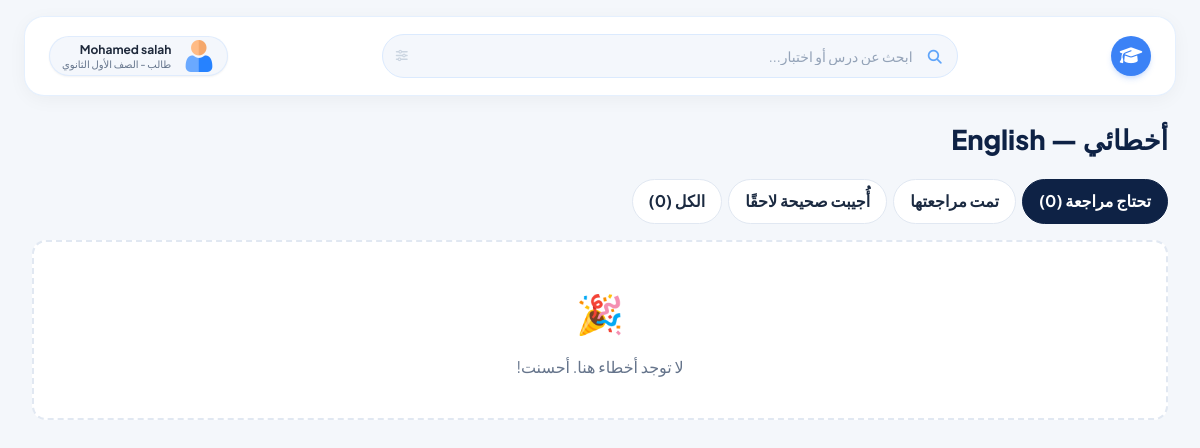
Page /student/t/T862390/mistakes/ (signed in) on the committed database.
### accounts/models.py (models this page shows, shortened)
class User(AbstractBaseUser, PermissionsMixin):
    ROLES = [("student", "طالب"), ("teacher", "مدرّس"), ("owner", "مالك المنصة"), ("staff", "فريق الإدارة")]
    STAFF_ROLES = [("support", "دعم فني"), ("finance", "مالية"), ("content", "مسؤول محتوى")]
    phone = models.CharField("رقم الهاتف", max_length=11, unique=True, validators=[phone_validator])
    full_name = models.CharField("الاسم الكامل", max_length=150)
    name_ar = models.CharField("الاسم بالعربية (كما سُجّل)", max_length=150, blank=True)
    role = models.CharField("الدور", max_length=10, choices=ROLES, default="student")
    staff_role = models.CharField("صلاحية الفريق", max_length=10, choices=STAFF_ROLES, blank=True)
    is_active = models.BooleanField("مفعّل", default=True)
    is_staff = models.BooleanField(default=False)
    date_joined = models.DateTimeField(default=timezone.now)
    objects = UserManager()
    USERNAME_FIELD = "phone"
    REQUIRED_FIELDS = ["full_name"]
    class Meta:
        verbose_name = "مستخدم"

class StudentProfile(models.Model):
    GRADES = [(1, "الصف الأول الثانوي"), (2, "الصف الثاني الثانوي"), (3, "الصف الثالث الثانوي"),
              (4, "الصف الأول الإعدادي"), (5, "الصف الثاني الإعدادي"), (6, "الصف الثالث الإعدادي")]
    user = models.OneToOneField(User, on_delete=models.CASCADE, related_name="student_profile")
    student_number = models.PositiveIntegerField("رقم الطالب (ID)", unique=True, null=True, blank=True, editable=False)
    parent_phone = models.CharField("رقم ولي الأمر", max_length=11, validators=[phone_validator])
    grade = models.PositiveSmallIntegerField("المرحلة الدراسية", choices=GRADES)
    avatar = models.ImageField("الصورة الشخصية", upload_to="avatars/", blank=True)

class TeacherProfile(models.Model):
    user = models.OneToOneField(User, on_delete=models.CASCADE, related_name="teacher_profile")
    teacher_code = models.CharField("رقم المدرّس (Teacher ID)", max_length=10, unique=True, blank=True)
    slug = models.SlugField("الرابط الخاص", unique=True, blank=True)
    subject = models.CharField("المادة", max_length=80)
    grades = models.CharField("الصفوف التي يدرّسها", max_length=60, blank=True, help_text="مثال: الأول والثاني الثانوي")
    display_name = models.CharField("الاسم الظاهر للطلاب والزوّار", max_length=60, blank=True,
                                    help_text="يتحكم فيه مالك المنصة فقط. اتركه فارغًا لإظهار الاسم الكامل، أو اكتب مثلًا: M")
    bio = models.TextField("نبذة عن المدرّس", blank=True)
    photo = models.ImageField("الصورة", upload_to="teachers/", blank=True)
    cover = models.ImageField("صورة الغلاف", upload_to="teachers/covers/", blank=True)
    monthly_price = models.DecimalField("سعر الاشتراك الشهري (جنيه)", max_digits=8, decimal_places=2, default=10)
    is_listed = models.BooleanField("يظهر في قائمة المدرّسين العامة", default=True)
    created_at = models.DateTimeField(auto_now_add=True)

### student/views.py (the view)
# urls.py: path("t/<str:code>/mistakes/", v.mistakes, name="mistakes"),
@student_required
def mistakes(request, code):
    t, enr, active = ws(request, code)
    if (r := need_enrollment(request, t, enr)):
        return r
    qs = ErrorRecord.objects.filter(student=request.user, question__quiz__course__teacher=t).select_related(
        "question__quiz__lesson__unit", "question__quiz__unit", "question__section__lesson", "choice").prefetch_related("question__choices")
    f = request.GET.get("f", "open")
    if f == "open":
        qs = qs.filter(reviewed=False, resolved=False)
    elif f == "reviewed":
        qs = qs.filter(reviewed=True)
    elif f == "resolved":
        qs = qs.filter(resolved=True)
    rows = []
    for e in qs[:80]:
        qq = e.question
        lesson_obj = qq.section.lesson if qq.section_id else qq.quiz.lesson
        rows.append({"e": e, "q": qq, "lesson": lesson_obj, "unit": (lesson_obj.unit if lesson_obj else qq.quiz.unit), "correct": qq.correct_choice, "sim": svc.similar_question(qq)})
    counts = {"open": ErrorRecord.objects.filter(student=request.user, question__quiz__course__teacher=t, reviewed=False, resolved=False).count(),
              "all": ErrorRecord.objects.filter(student=request.user, question__quiz__course__teacher=t).count()}
    return render(request, "student/mistakes.html", {"t": t, "rows": rows, "f": f, "counts": counts})

### accounts/context_processors.py (called while the page is built)
def site(request):
    return {"site": SiteSetting.get()}

def _item(label, icon, url, section=None, exact=False):
    return {"label": label, "icon": icon, "url": url, "section": section, "exact": exact}

### accounts/models.py (called while the page is built)
    @classmethod
    def get(cls):
        obj, _ = cls.objects.get_or_create(pk=1)
        return obj

### billing/models.py (called while the page is built)
    @property
    def is_active(self):
        return self.status == "active" and bool(self.expires_at) and self.expires_at > timezone.now()

### student/views.py (called while the page is built)
def ws(request, code):
    t = get_object_or_404(TeacherProfile.objects.select_related("user"), teacher_code=code, user__is_active=True)
    enr = Enrollment.objects.filter(student=request.user, teacher=t).first()
    request.session["current_teacher"] = code
    return t, enr, bool(enr and enr.is_active)

def need_enrollment(request, t, enr):
    if not enr:
        messages.info(request, "اشترك مع هذا المدرّس أولًا لتفتح هذه الصفحة.")
        return redirect("student:workspace", code=t.teacher_code)
    return None

### uikit/context_processors.py (called while the page is built)
def _item(label, icon, url, active=False, badge=0):
    return {"label": label, "icon": icon, "url": url, "active": active, "badge": badge}

### templates/student/mistakes.html (shortened to what this page needs)
{% extends "student/base.html" %}
{% block content %}
<div class="pagehead"><h1>أخطائي — {{ t.subject }}</h1></div>
<div class="tabs mb">
  <a href="?f=open" class="{% if f == 'open' %}on{% endif %}">تحتاج مراجعة ({{ counts.open }})</a>
  <a href="?f=reviewed" class="{% if f == 'reviewed' %}on{% endif %}">تمت مراجعتها</a>
  <a href="?f=resolved" class="{% if f == 'resolved' %}on{% endif %}">أُجيبت صحيحة لاحقًا</a>
  <a href="?f=all" class="{% if f == 'all' %}on{% endif %}">الكل ({{ counts.all }})</a>
</div>
{% if rows %}
{% for r in rows %}
<div class="card wrongcard mb">
  <div class="row spread"><span class="badge">{{ r.unit.title|default:"—" }} — {{ r.lesson.title|default:"اختبار عام" }}</span><span class="small muted">أخطأت {{ r.e.times_wrong }} مرة</span></div>
  <p class="qtext mt">{{ r.q.text }}</p>
  <p class="small">إجابتك: <b style="color:var(--red)">{{ r.e.choice.text|default:"—" }}</b></p>
  <div class="right">✅ الصحيح: <b>{{ r.correct.text }}</b></div>
  {% if r.e.choice.why_wrong %}<div class="reason">❌ {{ r.e.choice.why_wrong }}</div>{% endif %}
  <div class="row mt">
    {% if r.lesson %}<a class="btn sm ghost" href="{% url 'student:lesson' t.teacher_code r.lesson.pk %}{% if r.q.section_id %}#section-{{ r.q.section_id }}{% endif %}">📖 راجع الدرس</a>{% endif %}
    {% if r.sim %}<a class="btn sm" href="{% url 'student:bank_question' t.teacher_code r.sim.pk %}">🔁 سؤال مشابه</a>{% endif %}
    {% if not r.e.reviewed %}<form method="post" action="{% url 'student:mistake_reviewed' t.teacher_code r.e.pk %}">{% csrf_token %}<button class="btn sm teal">✓ تم مراجعته</button></form>{% else %}<span class="badge green">تمت مراجعته</span>{% endif %}
  </div>
</div>
{% endfor %}
{% else %}<div class="empty"><span class="big">🎉</span>لا توجد أخطاء هنا. أحسنت!</div>{% endif %}
{% endblock %}

### templates/ui/_student_header.html (shortened to what this page needs)
{% load static %}
<link href="https://cdnjs.cloudflare.com/ajax/libs/font-awesome/6.5.1/css/all.min.css" rel="stylesheet">
<header id="student-top-header" class="h-20 bg-white border border-blue-100/70 rounded-2xl mx-6 mt-4 px-6 flex items-center justify-between gap-4 sticky top-4 z-30 shadow-md backdrop-blur-md" data-purpose="top-header" style="box-shadow: 0 4px 20px -2px rgba(15, 23, 42, 0.05); border-radius: 20px;">
    <div class="flex items-center gap-3">
      <a href="{% url 'student:home' %}" aria-label="الرئيسية" title="الرئيسية" class="w-10 h-10 rounded-full bg-blue-500 flex items-center justify-center text-white shadow-md shadow-blue-500/20 hover:bg-blue-600 transition-colors">
        <i class="fa-solid fa-graduation-cap text-lg"></i>
      </a>
    </div>
    <form action="{% url 'uikit:student_search' %}" method="get" class="flex-1 max-w-xl mx-4" data-purpose="search-bar-container">
      <div class="relative w-full">
        <input name="q" value="{{ request.GET.q|default:'' }}" class="w-full h-11 pr-11 pl-10 rounded-full bg-[#f4f7fc] border border-blue-100 focus:bg-white focus:border-brandBlue focus:ring-2 focus:ring-blue-100 text-sm placeholder-slate-400 text-right transition-all outline-none" placeholder="ابحث عن درس أو اختبار..." type="text">
        <div class="absolute right-4 top-1/2 -translate-y-1/2 text-blue-400 pointer-events-none text-sm">
        </div>
        <button type="submit" class="absolute left-3.5 top-1/2 -translate-y-1/2 text-slate-300 hover:text-slate-500 text-xs" aria-label="بحث">
          <i class="fa-solid fa-sliders"></i>
        </button>
      </div>
    </form>
    <div class="flex items-center gap-3">
      <a href="{% url 'student:profile' %}" class="h-10 flex items-center gap-3 bg-[#f4f7fc] border border-blue-100/80 px-3 rounded-full shadow-sm">
        {% if ui_student_profile and ui_student_profile.avatar %}<img src="{{ ui_student_profile.avatar.url }}" alt="" class="w-7 h-7 rounded-full object-cover flex-shrink-0">
        {% else %}<img src="{% static 'ui/user-icon.png' %}" alt="" class="w-8 h-8 object-contain flex-shrink-0">{% endif %}
        <div class="text-right leading-tight">
          <div class="text-xs font-bold text-slate-800" style="font-family: 'Plus Jakarta Sans', sans-serif;">{{ user.full_name }}</div>
          <div class="text-[10px] text-slate-500 font-medium">طالب{% if ui_student_profile %} - {{ ui_student_profile.get_grade_display }}{% endif %}</div>
        </div>
      </a>
    </div></header>

### static/ui/ui.css (style rules this page uses)
body { font-family:'Tajawal',sans-serif;-webkit-font-smoothing:antialiased }

### static/ui/legacy.css (style rules this page uses)
.legacy a { color:var(--blue);text-decoration:none }
.legacy h1,.legacy h2,.legacy h3,.legacy h4 { line-height:1.45;margin:0 0 .5em;color:var(--navy);font-weight:800 }
.legacy h1 { font-size:1.9rem }
.legacy .mb { margin-bottom:18px }
.legacy .empty { text-align:center;padding:36px 16px;color:var(--muted);border:2px dashed var(--line);border-radius:var(--r);background:#fff }
.legacy .empty .big { font-size:2.4rem;display:block;margin-bottom:6px }
.legacy .pagehead { display:flex;align-items:flex-start;justify-content:space-between;gap:14px;flex-wrap:wrap;margin-bottom:20px }
.legacy .pagehead h1 { margin:0 }
.legacy .tabs { display:flex;gap:6px;flex-wrap:wrap;margin-bottom:16px }
.legacy .tabs a,.legacy .tabs button { padding:7px 16px;border-radius:99px;border:1.5px solid var(--line);background:#fff;color:var(--text);font:inherit;font-weight:700;cursor:pointer;text-decoration:none }
.legacy .tabs a.on,.legacy .tabs button.on { background:var(--navy);color:#fff;border-color:var(--navy) }
.legacy h1,.legacy h2,.legacy h3,.legacy h4 { margin:0 0 .5em;color:var(--navy);font-weight:800;line-height:1.45 }
.legacy h1 { font-size:1.7rem }
.legacy a { color:var(--blue) }

### templates/ui/document.html (style rules this page uses)
body,.legacy,.font-tajawal,.font-sans,.font-cairo { font-family:"Plus Jakarta Sans","Tajawal",sans-serif !important }

### rows in the picture
User: full_name "Mohamed salah"
StudentProfile: grade "الصف الأول الثانوي"
TeacherProfile: subject "English"

### other values in the picture
{{ counts.open }} "0"
{{ counts.all }} "0"
